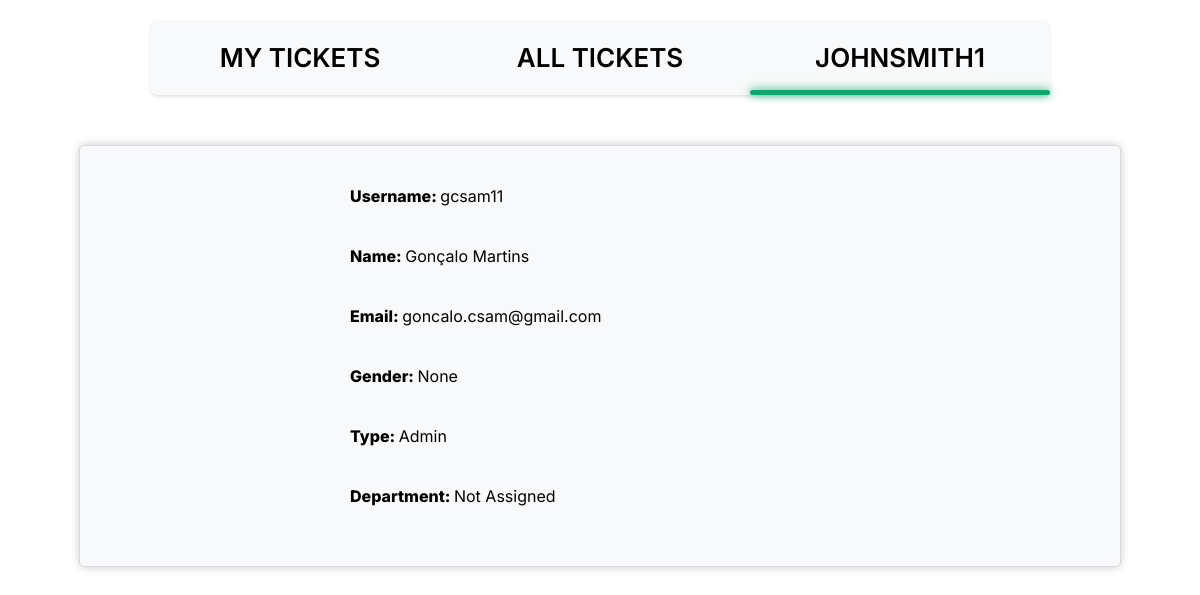
Page /pages/profile_viewer.php?id=4 (signed in) on the earlier database version.
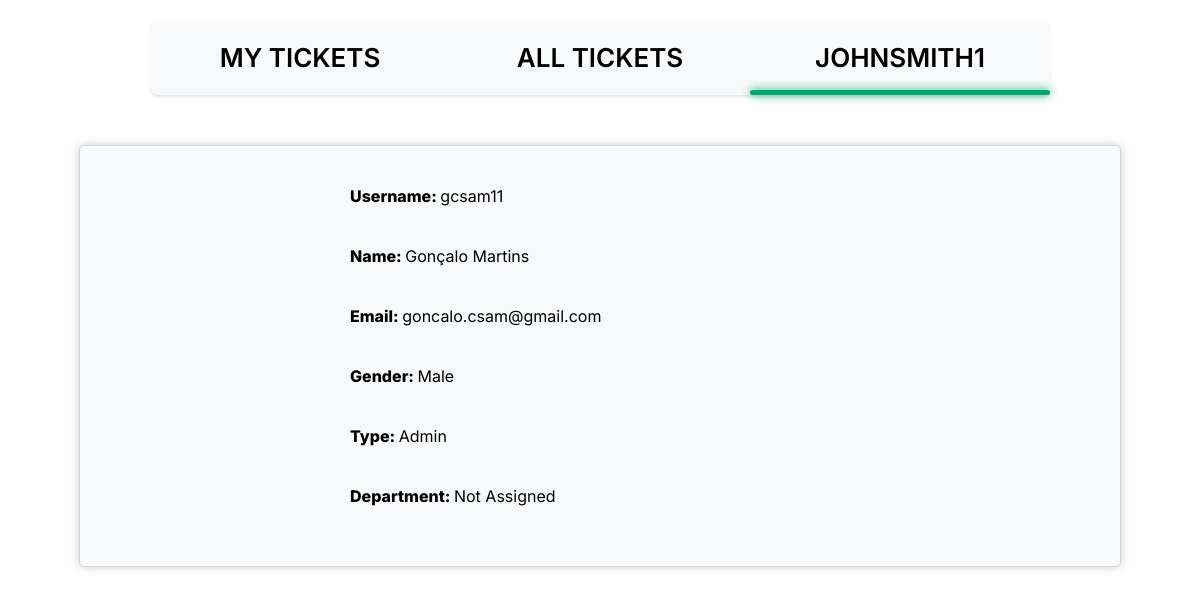
Same page on the later database version.
### tables this page shows
CREATE TABLE USER (
    user_id INTEGER PRIMARY KEY AUTOINCREMENT,
    department_id INT,
    name VARCHAR(255) NOT NULL,
    username VARCHAR(8) NOT NULL UNIQUE,
    email VARCHAR(255) NOT NULL UNIQUE,
    password VARCHAR(255) NOT NULL,
    type VARCHAR(10) NOT NULL DEFAULT 'Client' CHECK (type = 'Agent' OR type = 'Admin' OR type = 'Client'),
    gender VARCHAR(10) DEFAULT 'None' CHECK(gender = 'Male' or gender = 'Female' or gender = 'Other' or gender = 'None'),
    FOREIGN KEY(department_id) REFERENCES DEPARTMENT(department_id) ON DELETE CASCADE ON UPDATE CASCADE
);

### database/compareID.php (called while the page is built, shortened)
<?php
    $isUser = false;
?>

### database/fetchUser.php (called while the page is built)
<?php
    include 'connection.php';
    $stmt = $db -> prepare('SELECT * FROM User WHERE user_id = :user_id');
    $stmt -> bindParam(':user_id', $userid);
    $stmt -> execute();
    $row = $stmt -> fetch();
    include 'getUserDepartment.php';
?>

### database/getUserDepartment.php (called while the page is built)
<?php
    if(!empty($row['department_id']) && is_numeric($row['department_id'])){
        $stmt2 = $db -> prepare('SELECT name FROM Department WHERE department_id = :department_id');
        $stmt2 -> bindParam(':department_id', $row['department_id']);
        $stmt2 -> execute();
        $row2 = $stmt2 -> fetch();
        $department = $row2['name'];
    }
    else{
        $department = 'Not Assigned';
    }
?>

### pages/profile_viewer.php (the view, shortened to what the changed rows need)
<?php
    include '../database/checkSession.php';
    include '../database/compareID.php';
?>
<!DOCTYPE html>
<html lang="en-US">
    <head>
        <link href="../css/profile_viewer.css" rel="stylesheet">
    </head>
    <body>
            <div class="box">
                <?php if($isUser){
                    echo '<div class="editarea">';
                    echo '<span id="edit"><a href="profile_edit.php?id=' . $_SESSION['user_id'] . '">Edit</a></span>';
                    if($_SESSION['type'] == 'Admin'){
                        echo '<span><a class="system" href="system.php">System</a></span>';
                    }
                    echo '</div>';
                    echo '<div class="labels">
                        <label for="username">Username: <strong>' . $_SESSION['username'] . '</strong></label>
                        <br><br>
                        <label for="name">Name: <strong>' . $_SESSION['name'] . '</strong></label>
                        <br><br>
                        <label for="email">Email: <strong>' . $_SESSION['email'] . '</strong></label>
                        <br><br>
                        <label for="gender">Gender: <strong>' . $_SESSION['gender'] . '</strong></label>
                        <br><br>
                        <label for="type">Type: <strong>' . $_SESSION['type'] . '</strong></label>
                        <br><br>
                        <label for="department">Department: <strong>' . $_SESSION['department'] . '</strong></label>
                        <br><br>
                    </div>
                    <form name="logout" action="../database/logout.php" method="post">
                        <input type="hidden" name="csrf" value="' . $_SESSION['csrf'] . '">
                        <div class="buttons">
                            <button type="submit" class="logoutbtn">Logout</button>
                        </div>
                    </form>';
                }
                else{
                    if(is_numeric($_GET['id'])){
                        $userid = $_GET['id'];
                    }
                    else{
                        header('Location:../pages/my_tickets.php');
                    }
                    include '../database/fetchUser.php';
                    echo '<br>
                    <div class="labels">
                        <label for="username">Username: <strong>' . $row['username'] . '</strong></label>
                        <br><br>
                        <label for="name">Name: <strong>' . $row['name'] . '</strong></label>
                        <br><br>
                        <label for="email">Email: <strong>' . $row['email'] . '</strong></label>
                        <br><br>
                        <label for="gender">Gender: <strong>' . $row['gender'] . '</strong></label>
                        <br><br>';
                    if($_SESSION['type'] == 'Admin'){
                        switch($row['type']){
                            case 'Client':
                                echo '<div class="divtype"><label for="type">Type: <strong>' . $row['type'] . '</strong></label><br><br>';
                                echo '<a class="promote" href="../database/typeChanger.php?id=' . $_GET['id'] . '&type=Agent">Promote</a></div>';
                                echo '<br><br>';
                                break;
                            case 'Agent':
                                echo '<div class="divtype"><label for="type">Type: <strong>' . $row['type'] . '</strong></label><br><br>';
                                echo '<a class="promote" href="../database/typeChanger.php?id=' . $_GET['id'] . '&type=Admin">Promote</a><a class="demote" href="../database/typeChanger.php?id=' . $_GET['id'] . '&type=Client">Demote</a></div>';
                                echo '<br><br>';
                                break;
                            case 'Admin':
                                echo '<div class="divtype"><label for="type">Type: <strong>' . $row['type'] . '</strong></label><br><br>';
                                echo '<a class="demote" href="../database/typeChanger.php?id=' . $_GET['id'] . '&type=Agent">Demote</a></div>';
                                echo '<br><br>';
                                break;
                            default:
                                break;
                        }
                    }
                    else{
                        echo '<label for="type">Type: <strong>' . $row['type'] . '</strong></label>
                        <br><br>';
                    }
                    echo '<label for="department">Department: <strong>' . $department . '</strong></label>
                        <br><br>
                    </div>';
                }
                ?>
            </div>
    </body>
</html>

Differences in the rows shown:
changed user "gcsam11": gender "None" → "Male"
